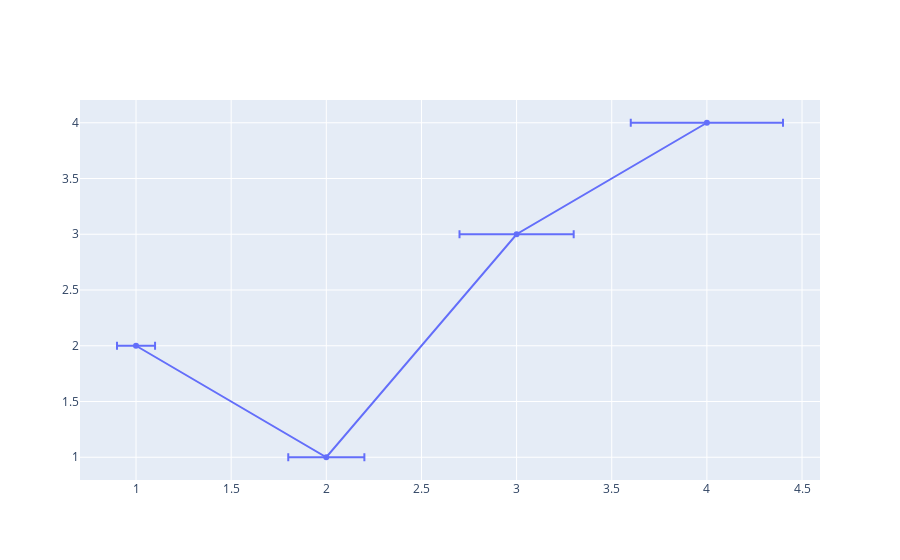

Notebook cell for this chart:
### Markdown cell above
## Horizontal Error Bars

### Code cell
fig = go.Figure(
    data=go.Scatter(
        x=[1, 2, 3, 4],
        y=[2, 1, 3, 4],
        error_x=dict(  # error_x
            type="percent", value=10, visible=True
        ),
    )
)
fig.show()

### Figure 1 — Plotly figure (JSON) as saved in the notebook; plotly's stock layout.template omitted (floating-point values rounded to 4 significant figures)
{"data": [{"error_x": {"type": "percent", "value": 10, "visible": true}, "type": "scatter", "x": [1, 2, 3, 4], "y": [2, 1, 3, 4]}], "layout": {}}
